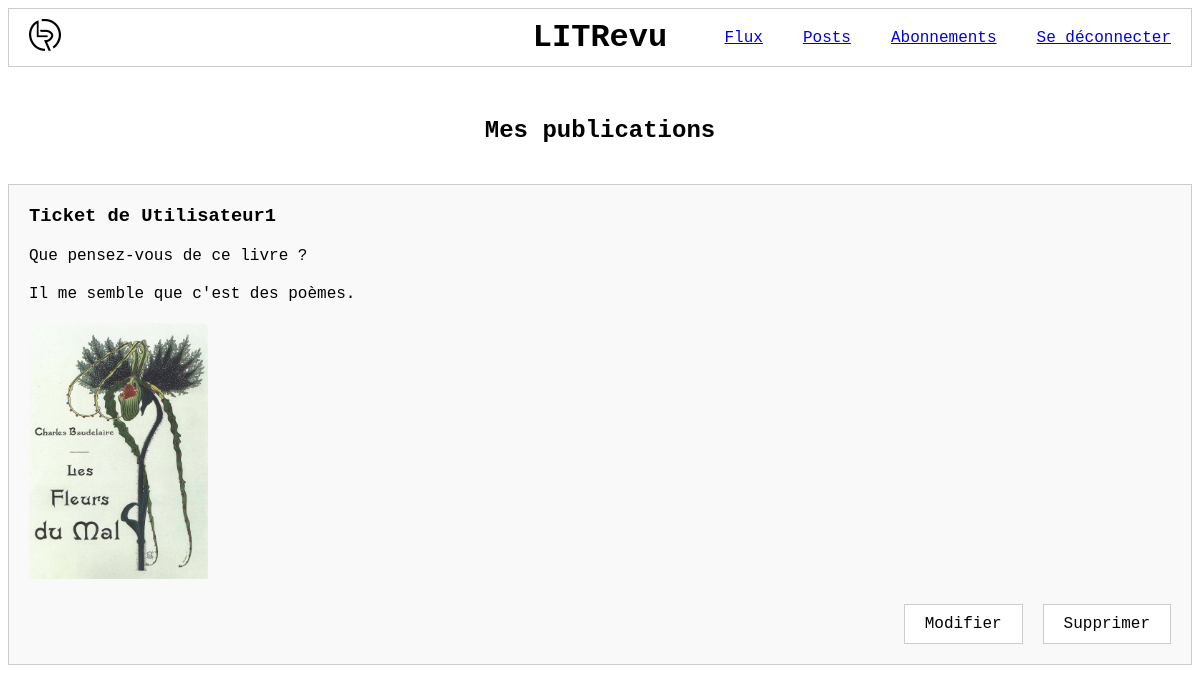
The app's page /review/post/ (signed in) with its own data.
### reviews/models.py (models this page shows)
class Ticket(models.Model):
    title = models.fields.CharField(max_length=128)
    description = models.fields.TextField(max_length=2048, blank=True)
    user = models.ForeignKey(to=settings.AUTH_USER_MODEL, on_delete=models.CASCADE)
    image = models.ImageField(null=True, blank=True)
    time_created = models.fields.DateTimeField(auto_now_add=True)

### authentication/models.py (models this page shows)
class User(AbstractUser):
    first_name = None
    last_name = None

### reviews/views.py (the view)
# urls.py: path('post/', views.post, name='post'),
@login_required
def post(request):
    posts = get_user_posts(request.user)
    return render(request, "reviews/post.html", {"posts": posts})

### reviews/utils.py (called while the page is built)
def get_user_posts(user):
    tickets = Ticket.objects.filter(user=user)
    reviews = Review.objects.filter(user=user)
    for ticket in tickets:
        ticket.content_type = "ticket"
    for review in reviews:
        review.content_type = "review"
    posts = sorted(chain(tickets, reviews), key=attrgetter("time_created"), reverse=True)
    return posts

### reviews/templates/reviews/post.html
{% extends "base.html" %}
{% load static %}
{% block extra_css %}
<link rel="stylesheet" href="{% static 'reviews/base_review.css' %}">
<link rel="stylesheet" href="{% static 'reviews/starability/starability-basic.css' %}">
{% endblock %}
{% block content %}
<h2>Mes publications</h2>
<section>
    {% if posts %}
    {% for post in posts %}
    {% if post.content_type == "review" %}
    <div class="review">
        <h3>Critique de {{ post.user }}</h3>
        <p>{{ post.headline }}</p>
        <div class="starability-result" data-rating="{{ post.rating }}" aria-label="{{ post.rating }} étoiles sur 5">
        </div>
        <p>{{ post.body }}</p>
        {% if post.user == request.user %}
        <div class="button-list">
            <a class="button" href="{% url 'edit_review' post.id %}">Modifier</a>
            <a class="button" href="{% url 'delete_review' post.id %}">Supprimer</a>
        </div>
        {% endif %}
        <div class="ticket">
            <h4>Ticket lié : {{ post.ticket.title }}</h4>
            <p>{{ post.ticket.description }}</p>
            {% if post.ticket.image %}
            <div class="ticket-img">
                <img src="{{ post.ticket.image.url }}" alt="Image du ticket">
            </div>
            {% endif %}
        </div>
    </div>
    {% elif post.content_type == "ticket" %}
    <div class="ticket">
        <h3>Ticket de {{ post.user }}</h3>
        <p>{{ post.title }}</p>
        <p>{{ post.description }}</p>
        {% if post.image %}
        <div class="ticket-img">
            <img src="{{ post.image.url }}" alt="Image du ticket">
        </div>
        {% endif %}
        {% if post.user == request.user %}
        <div class="button-list">
            <a class="button" href="{% url 'edit_ticket' post.id %}">Modifier</a>
            <a class="button" href="{% url 'delete_ticket' post.id %}">Supprimer</a>
        </div>
        {% endif %}
    </div>
    {% endif %}
    {% endfor %}
    {% else %}
    <p>Aucune publication pour le moment.</p>
    {% endif %}
</section>
{% endblock %}

### static/styles.css (style rules this page uses)
body { font-family: 'Courier New', Courier, monospace; }
.button, button { padding: 10px 20px; font-size: 16px; font-family: 'Courier New', Courier, monospace; background-color: white; color: black; border: 1px solid #ccc; cursor: pointer; text-decoration: none; }

### reviews/static/reviews/base_review.css (style rules this page uses)
section { margin: 40px 0; padding: 0; list-style: none; width: 100%; display: flex; flex-direction: column; gap: 30px; }
h2, h3, h4, p { margin: 0; }
h2 { align-self: center; margin-top: 10px; }
.review, .ticket { display: flex; flex-direction: column; gap: 20px; border: 1px solid #ccc; padding: 20px; background-color: #f9f9f9; }
.ticket-img img { max-width: 256px; max-height: 256px; object-fit: contain }
.button-list { display: flex; flex-direction: row; justify-content: flex-end; gap: 20px; }

### records on screen
Ticket: user "Utilisateur1", title "Que pensez-vous de ce livre ?", description "Il me semble que c'est des poèmes.", image (picture), shows "Modifier"
